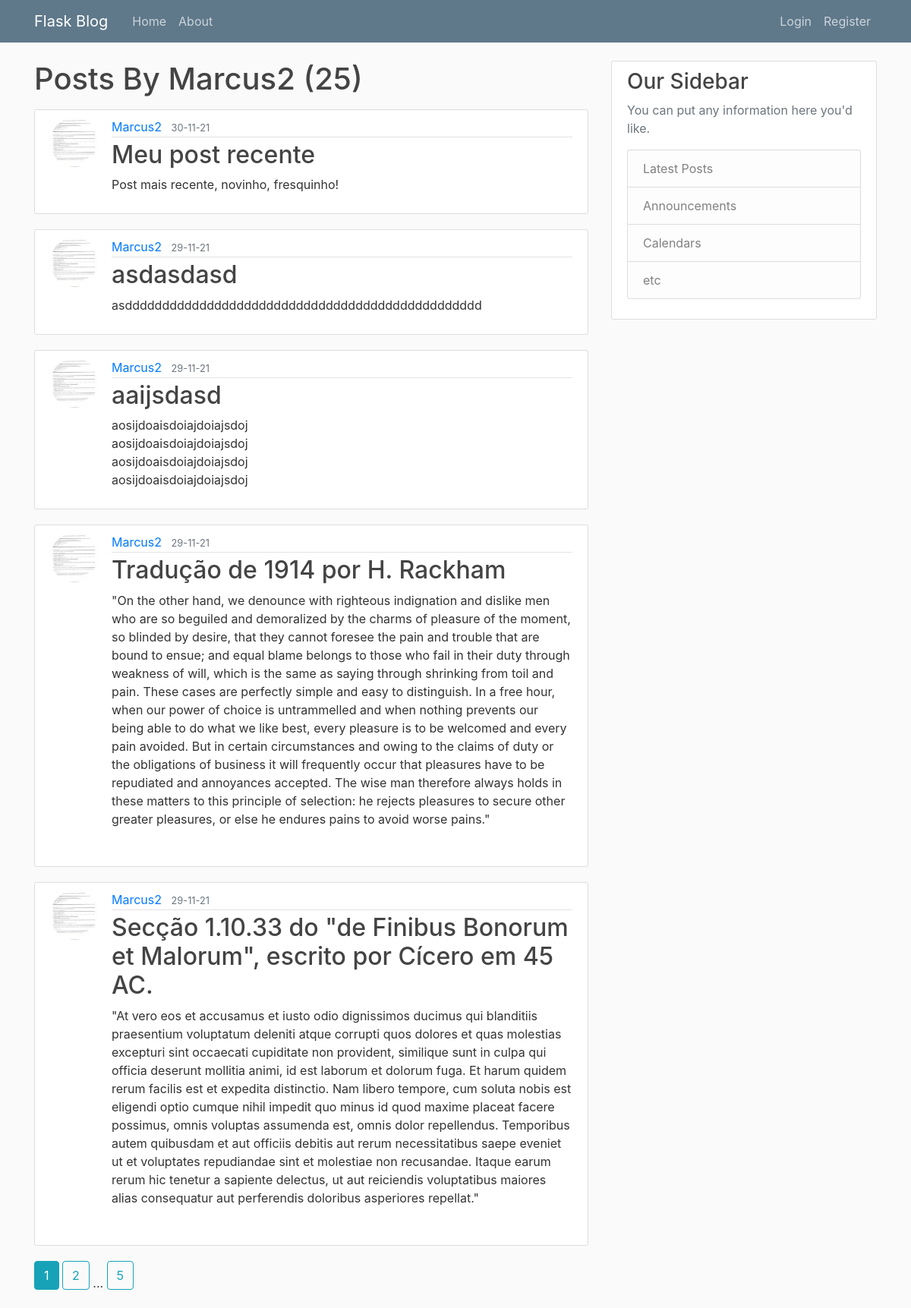
/user/Marcus2, run on the app's committed database.
### flaskblog/models.py (models this page shows, shortened)
class User(db.Model, UserMixin):
    id = db.Column(db.Integer, primary_key=True)
    username = db.Column(db.String(20), unique=True, nullable=False)
    email = db.Column(db.String(120), unique=True, nullable=False)
    image_file = db.Column(db.String(20), nullable=False, default='default.jpg')
    password = db.Column(db.String(60), nullable=False)
    posts = db.relationship('Post', backref='author', lazy=True)

class Post(db.Model):
    id = db.Column(db.Integer, primary_key=True)
    title = db.Column(db.String(100), nullable=False)
    date_posted = db.Column(db.DateTime, nullable=False, default=datetime.utcnow)
    content = db.Column(db.Text, nullable=False)
    user_id = db.Column(db.Integer, db.ForeignKey('user.id'), nullable=False)

### flaskblog/users/routes.py (the view)
@users.route("/user/<string:username>")
def user_posts(username):
    page = request.args.get('page', 1, type=int)
    user = User.query.filter_by(username=username).first_or_404()
    posts = Post.query.filter_by(author=user)\
        .order_by(Post.date_posted.desc())\
        .paginate(page=page, per_page=5)
    return render_template('user_posts.html', posts=posts, user=user)

### flaskblog/templates/user_posts.html
{% extends "layout.html" %}
{% block content %}
    <h1 class="mb-3">Posts By {{ user.username }} ({{ posts.total }})</h1>
{% for post in posts.items %}
<article class="media content-section">
    <img class="rounded-circle article-img" src="{{ url_for('static', filename='profile_pics/' + post.author.image_file) }}" >
    <div class="media-body">
      <div class="article-metadata">
        <a class="mr-2" href="{{ url_for('users.user_posts', username=post.author.username) }}">{{ post.author.username }}</a>
        <small class="text-muted">{{ post.date_posted.strftime('%d-%m-%y') }}</small>
      </div>
      <h2><a class="article-title" href="{{ url_for('posts.post', post_id=post.id) }}">{{ post.title }}</a></h2>
      <p class="article-content">{{ post.content }}</p>
    </div>
</article>
{% endfor%}
{% for page_num in posts.iter_pages(left_edge=1, right_edge=1, left_current=1, right_current=2) %}
  {% if page_num %}
    {% if posts.page == page_num %}
      <a class="btn btn-info mb-4" href="{{ url_for('users.user_posts', username=user.username, page=page_num)}}">{{ page_num }}</a>
    {% else %}
    <a class="btn btn-outline-info mb-4" href="{{ url_for('users.user_posts', username=user.username, page=page_num)}}">{{ page_num }}</a>
    {% endif%}
  {% else %}
    ...
  {% endif %}
{% endfor%}
{% endblock content %}

### flaskblog/static/main.css (style rules this page uses)
body { background: #fafafa; color: #333333; margin-top: 5rem; }
h1, h2, h3, h4, h5, h6 { color: #444444; }
.content-section { background: #ffffff; padding: 10px 20px; border: 1px solid #dddddd; border-radius: 3px; margin-bottom: 20px; }
.article-title { color: #444444; }
.article-content { white-space: pre-line; }
.article-img { height: 65px; width: 65px; margin-right: 16px; }
.article-metadata { padding-bottom: 1px; margin-bottom: 4px; border-bottom: 1px solid #e3e3e3 }

### data on the page
User: username "Marcus2"
Post: image_file (picture), author.username "Marcus2", date_posted "30-11-21", title "Meu post recente", content "Post mais recente, novinho, fresquinho!"
Post: image_file (picture), author.username "Marcus2", date_posted "29-11-21", title "asdasdasd", content "asdddddddddddddddddddddddddddddddddddddddddddddddd"
Post: image_file (picture), author.username "Marcus2", date_posted "29-11-21", title "aaijsdasd", content "aosijdoaisdoiajdoiajsdoj aosijdoaisdoiajdoiajsdoj aosijdoaisdoiajdoiajsdoj aosijdoaisdoiajdoiajsdoj"
Post: image_file (picture), author.username "Marcus2", date_posted "29-11-21", title "Tradução de 1914 por H. Rackham", content "\"On the other hand, we denounce with righteous indignation and dislike men who are so beguiled and demoralized by the charms of pleasure of the moment, so blinded by desire, that they cannot foresee the pain and trouble that are bound to ensue; and equal blame belongs to those who fail in their duty through weakness of will, which is the same as saying through shrinking from toil and pain. These cases are perfectly simple and easy to distinguish. In a free hour, when our power of choice is untrammelled and when nothing prevents our being able to do what we like best, every pleasure is to be welcomed and every pain avoided. But in certain circumstances and owing to the claims of duty or the…"
Post: image_file (picture), author.username "Marcus2", date_posted "29-11-21", title "Secção 1.10.33 do \"de Finibus Bonorum et Malorum\", escrito por Cícero em 45 AC.", content "\"At vero eos et accusamus et iusto odio dignissimos ducimus qui blanditiis praesentium voluptatum deleniti atque corrupti quos dolores et quas molestias excepturi sint occaecati cupiditate non provident, similique sunt in culpa qui officia deserunt mollitia animi, id est laborum et dolorum fuga. Et harum quidem rerum facilis est et expedita distinctio. Nam libero tempore, cum soluta nobis est eligendi optio cumque nihil impedit quo minus id quod maxime placeat facere possimus, omnis voluptas assumenda est, omnis dolor repellendus. Temporibus autem quibusdam et aut officiis debitis aut rerum necessitatibus saepe eveniet ut et voluptates repudiandae sint et molestiae non recusandae. Itaque…"

### other printed values
{{ posts.total }} "25"
{{ page_num }} "1"
{{ page_num }} "2" "5"
